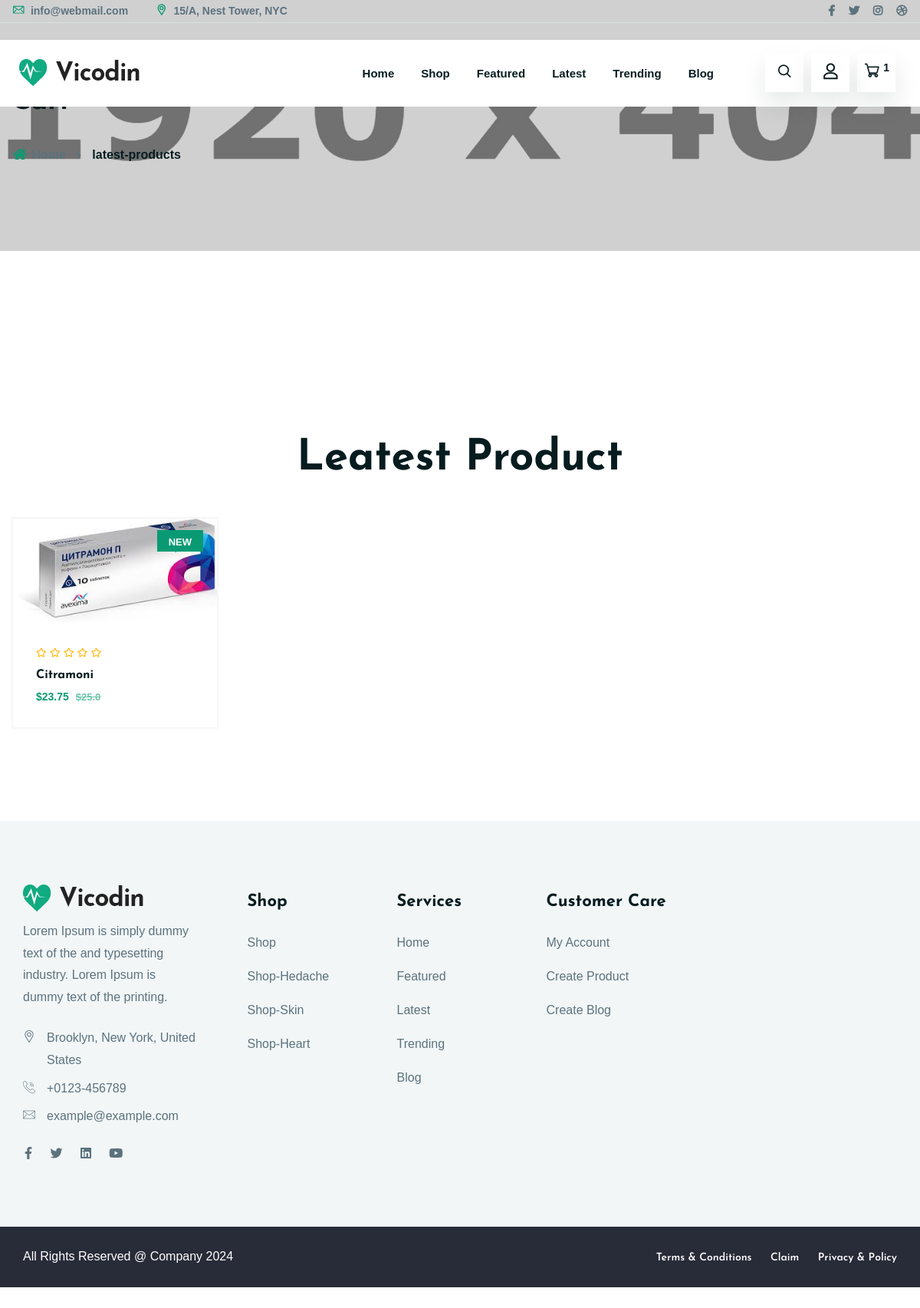
The app's page /latest-products/ (signed in) with its own data.
### vicodin/models.py (models this page shows, shortened)
class Product(models.Model):
    host = models.ForeignKey(User, on_delete=models.SET_NULL, null=True)
    category = models.ForeignKey(Category, related_name='product', on_delete=models.SET_NULL, null=True)
    name = models.CharField(max_length=200)
    price = models.FloatField()
    discount = models.IntegerField(null=True, blank=True)
    description = models.TextField(null=True, blank=True)
    main_image = models.ImageField(upload_to='product_images/', null=True, default='prod_def.png')
    updated = models.DateTimeField(auto_now=True)
    created = models.DateTimeField(auto_now_add=True)
    class Meta:
        ordering = ['-updated', '-created']
    @property
    def discounted_price(self):
        if self.discount:
            return self.price - ((self.price * self.discount) / 100)
        return self.price

class Category(models.Model):
    name = models.CharField(max_length=200)

### vicodin/views.py (the view, shortened to what this page needs)
# urls.py: path('latest-products/', views.latestProducts, name='latest-products'),
def latestProducts(request):
    one_month_ago = timezone.now() - timedelta(days=30)
    products = Product.objects.filter(created__gte=one_month_ago)
    products = products.annotate(avg_rating=Avg('review__stars'))
    for product in products:
        avg_rating = product.avg_rating or 0
        product.rating_binary_list = [1 if i < int(avg_rating) else 0 for i in range(5)]
    context = {
        'products' : products,
    }
    return render(request, 'vicodin/latest_products.html', context)

### vicodin/context_processors.py (called while the page is built, shortened)
def site_context(request):
    popular_categoryes = Category.objects.annotate(num_products=Count('product')).order_by('-num_products')[:5]
    return {
        'popular_categoryes': popular_categoryes
    }

def cart_context(request):
    if request.user.is_authenticated:
        try:
            cart = Cart.objects.get(user=request.user)
            cartItems = CartItem.objects.filter(cart=cart)
            total_price = cart.total_price
        except Cart.DoesNotExist:
            total_price = 0
            cart = None
            cartItems = []
    else:
        total_price = 0
        cart = None
        cartItems = []
    return {
        'cart': cart,
        'cartItems': cartItems,
        'total_price': total_price,
        'total_items': len(cartItems)
    }

def url_context(request):
    path_segments = extract_between_slashes(request.path)
    return {
        'path_segments': path_segments
    }

def extract_between_slashes(path):
    segments = [segment for segment in path.split('/') if segment]
    cumulative_urls = []
    for i in range(len(segments)):
        cumulative_urls.append('/' + '/'.join(segments[:i+1]))
    return list(zip(segments, cumulative_urls))

### vicodin/models.py (called while the page is built)
    @property
    def total_price(self):
        return sum(item.item_price for item in self.cartItem.all())

    @property
    def item_price(self):
        return self.product.discounted_price * self.quantity

### vicodin/templates/vicodin/latest_products.html (shortened to what this page needs)
{% extends 'main.html' %}
{% load static %}
{% block content %}
{% if products %}
<div class="ltn__product-area ltn__product-gutter pt-115 pb-70">
  <div class="container">
    <div class="row">
      <div class="col-lg-12">
        <div class="section-title-area ltn__section-title-2 text-center">
          <h1 class="section-title">Leatest Product</h1>
        </div>
      </div>
    </div>
    <div class="row ltn__tab-product-slider-one-active--- slick-arrow-1">
      {% for product in products %}
      <div class="col-lg-3 col-md-4 col-sm-6 col-6">
        <div class="ltn__product-item ltn__product-item-3 text-left">
          <div class="product-img">
            <a href="{% url 'product-detail' product.id %}"
              ><img src="{{product.main_image.url}}" alt="#"
            /></a>
            <div class="product-badge">
              <ul>
                <li class="sale-badge">New</li>
              </ul>
            </div>
          </div>
          <div class="product-info">
            <div class="product-ratting">
              <ul>
                {% for star in product.rating_binary_list %}
                <li>
                  <a href="#">
                    {% if star %}
                    <i class="fas fa-star"></i>
                    {% else %}
                    <i class="far fa-star"></i>
                    {% endif %}
                  </a>
                </li>
                {% endfor %}
              </ul>
            </div>
            <h2 class="product-title">
              <a href="{% url 'product-detail' product.id %}">{{product.name}}</a>
            </h2>
            <div class="product-price">
              {% if product.discount %}
              <span>${{ product.discounted_price }}</span>
              <del>${{ product.price }}</del>
              {% else %}
              <span>${{ product.price }}</span>
              {% endif %}
            </div>
          </div>
        </div>
      </div>
      {% endfor %}
    </div>
  </div>
</div>
  {% endif %}
{% endblock %}

### templates/footer.html (shortened to what this page needs)
    {% load static %}
<footer class="ltn__footer-area  ">
    <div class="footer-top-area  section-bg-1 plr--5">
        <div class="container-fluid">
            <div class="row">
                <div class="col-xl-3 col-md-6 col-sm-6 col-12">
                    <div class="footer-widget footer-about-widget">
                        <div class="footer-logo">
                            <div class="site-logo">
                                <img src="{% static 'images/logo.png' %}" alt="Logo">
                            </div>
                        </div>
                        <p>Lorem Ipsum is simply dummy text of the and typesetting industry. Lorem Ipsum is dummy text of the printing.</p>
                        <div class="footer-address">
                            <ul>
                                <li>
                                    <div class="footer-address-icon">
                                        <i class="icon-placeholder"></i>
                                    </div>
                                    <div class="footer-address-info">
                                        <p>Brooklyn, New York, United States</p>
                                    </div>
                                </li>
                                <li>
                                    <div class="footer-address-icon">
                                        <i class="icon-call"></i>
                                    </div>
                                    <div class="footer-address-info">
                                        <p><a href="tel:+0123-456789">+0123-456789</a></p>
                                    </div>
                                </li>
                                <li>
                                    <div class="footer-address-icon">
                                        <i class="icon-mail"></i>
                                    </div>
                                    <div class="footer-address-info">
                                        <p><a href="mailto:example@example.com">example@example.com</a></p>
                                    </div>
                                </li>
                            </ul>
                        </div>
                        <div class="ltn__social-media mt-20">
                            <ul>
                                <li><a href="#" title="Facebook"><i class="fab fa-facebook-f"></i></a></li>
                                <li><a href="#" title="Twitter"><i class="fab fa-twitter"></i></a></li>
                                <li><a href="#" title="Linkedin"><i class="fab fa-linkedin"></i></a></li>
                                <li><a href="#" title="Youtube"><i class="fab fa-youtube"></i></a></li>
                            </ul>
                        </div>
                    </div>
                </div>
                <div class="col-xl-2 col-md-6 col-sm-6 col-12">
                    <div class="footer-widget footer-menu-widget clearfix">
                        <h4 class="footer-title">Shop</h4>
                        <div class="footer-menu">
                            <ul>
                                <li><a href="{% url 'shoping' %}">Shop</a></li>
                                {% for carg in popular_categoryes %}
                                <li><a href="{% url 'shoping' %}?category={{carg.id}}">Shop-{{carg.name}}</a></li>
                                {% endfor %}
                            </ul>
                        </div>
                    </div>
                </div>
                <div class="col-xl-2 col-md-6 col-sm-6 col-12">
                    <div class="footer-widget footer-menu-widget clearfix">
                        <h4 class="footer-title">Services</h4>
                        <div class="footer-menu">
                            <ul>
                                <li><a href="{% url 'home' %}">Home</a></li>
                                <li><a href="{% url 'featured-products' %}">Featured</a></li>
                                <li><a href="{% url 'latest-products' %}">Latest</a></li>
                                    <li><a href="{% url 'trending-products' %}">Trending</a>
                                <li><a href="{% url 'blog-page' %}">Blog</a>
                            </ul>
                        </div>
                    </div>
                </div>
                <div class="col-xl-2 col-md-6 col-sm-6 col-12">
                    <div class="footer-widget footer-menu-widget clearfix">
                        <h4 class="footer-title">Customer Care</h4>
                        <div class="footer-menu">
                            <ul>
                                <li><a href="{% url 'user-profile' request.user.id %}">My Account</a></li>
                                <li><a href="{% url 'create-product' %}">Create Product</a></li>
                                <li><a href="{% url 'create-update-blog' type='create' %}">Create Blog</a></li>
                            </ul>
                        </div>
                    </div>
                </div>
            </div>
        </div>
    </div>
    <div class="ltn__copyright-area ltn__copyright-2 section-bg-7  plr--5">
        <div class="container-fluid ltn__border-top-2">
            <div class="row">
                <div class="col-md-6 col-12">
                    <div class="ltn__copyright-design clearfix">
                        <p>All Rights Reserved @ Company <span class="current-year"></span></p>
                    </div>
                </div>
                <div class="col-md-6 col-12 align-self-center">
                    <div class="ltn__copyright-menu text-end">
                        <ul>
                            <li><a href="#">Terms & Conditions</a></li>
                            <li><a href="#">Claim</a></li>
                            <li><a href="#">Privacy & Policy</a></li>
                        </ul>
                    </div>
                </div>
            </div>
        </div>
    </div>
</footer>

### static/styles/responsive.css (style rules this page uses)
@media (min-width: 1200px) { .container { max-width: 1200px; } }

### records on screen
Product: main_image (picture), name "Citramoni", discounted_price "23.75", price "25.0"
Category: name "Hedache"
Category: name "Skin"
Category: name "Heart"

### other values on screen
{{ total_items }} "1"
{{ segment }} "latest-products"
